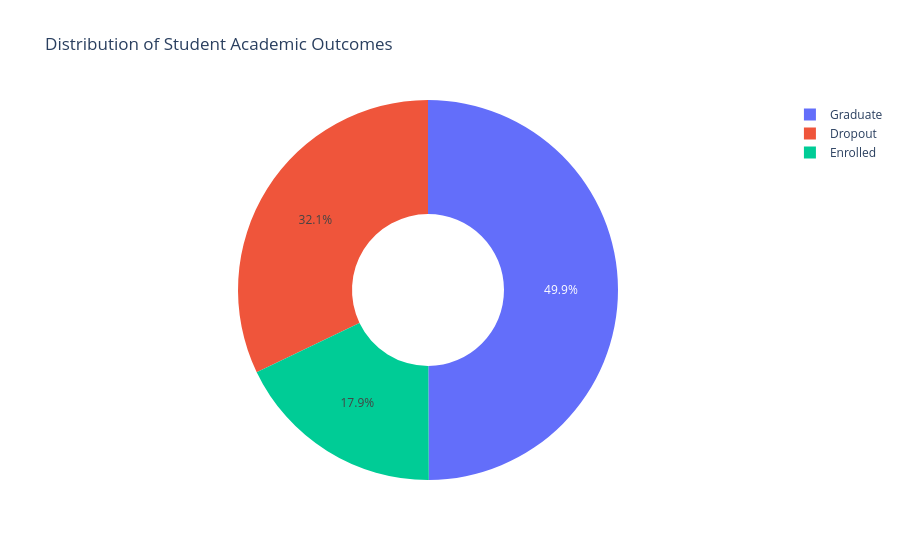

Notebook code cell kept with this figure:
### Code cell
import plotly.express as px

# Plotly Express automatically calculates value counts if you point it to the column!
fig = px.pie(
    df, 
    names='Target', 
    hole=0.4, 
    title="Distribution of Student Academic Outcomes"
)

fig.show()

### Figure 1 — Plotly figure (JSON) as saved in the notebook; plotly's stock layout.template omitted (floating-point values rounded to 4 significant figures; data arrays with more than 128 entries replaced by an {"elided": "..."} marker saying what was removed)
{"data": [{"domain": {"x": [0, 1], "y": [0, 1]}, "hole": 0.4, "hovertemplate": "Target=%{label}<extra></extra>", "labels": {"elided": "4424 str values"}, "legendgroup": "", "name": "", "showlegend": true, "type": "pie"}], "layout": {"legend": {"tracegroupgap": 0}, "title": {"text": "Distribution of Student Academic Outcomes"}}}
